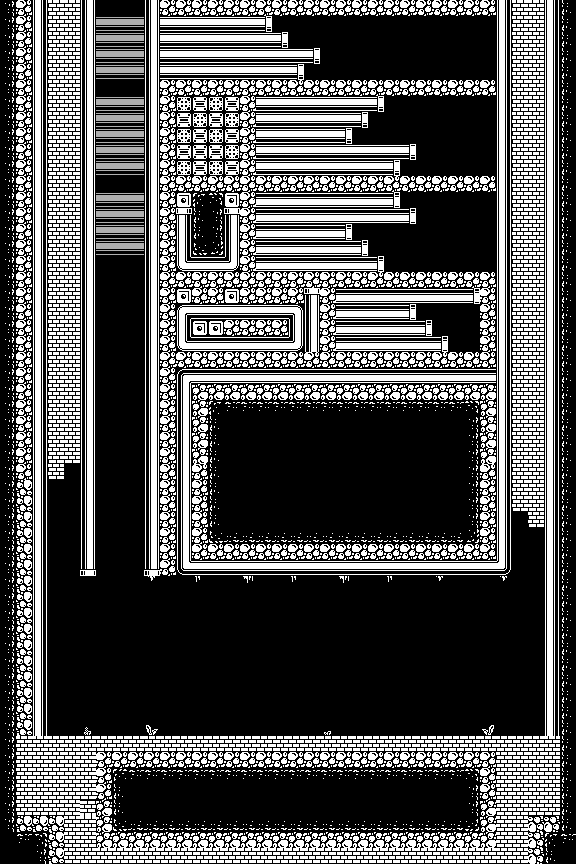

A level layout from a 2D game, rendered from its tile map. Below: a short description, then the map file with tile-grid data replaced by summaries:
An orthogonal 36x54 tile map with 16x16 px tiles, 2 tile layers (Background Layer, Graphic Layer) and 21 objects.

<map version="1.2" tiledversion="1.3.3" orientation="orthogonal" renderorder="right-down" width="36" height="54" tilewidth="16" tileheight="16" infinite="0" nextlayerid="15" nextobjectid="23">
 <tileset firstgid="1" source="ChaoPedra.tsx" />
 <layer id="4" name="Background Layer" width="36" height="54" opacity="0.69">
  <data>[1944 cells, 43 non-empty, 2 distinct tile ids]</data>
 </layer>
 <layer id="3" name="Graphic Layer" width="36" height="54">
  <data>[1944 cells, 1238 non-empty, 18 distinct tile ids]</data>
 </layer>
 <objectgroup id="2" name="Ground">
  <object id="1" x="46.5455" y="736" width="498.455" height="64" />
  <object id="2" x="544" y="-14" width="32" height="814" />
  <object id="3" x="16" y="-18.6667" width="32" height="818.667" />
  <object id="4" x="15.6364" y="784.091" width="560" height="16" />
  <object id="5" x="80" y="480" width="16" height="96" />
  <object id="6" x="80" y="-27.3333" width="16" height="603.333" />
  <object id="7" x="144" y="-15.3333" width="368" height="591.333" />
 </objectgroup>
 <objectgroup id="5" name="Coins" />
 <objectgroup id="6" name="Bricks" />
 <objectgroup id="7" name="Goombas" />
 <objectgroup id="8" name="Ratao" />
 <objectgroup id="9" name="Slime" />
 <objectgroup id="10" name="Repinba">
  <object id="11" x="64" y="576" width="16" height="160" />
  <object id="12" x="512" y="576" width="16" height="160" />
 </objectgroup>
 <objectgroup id="11" name="Morte">
  <object id="8" x="46.625" y="782.5" width="34.625" height="13.125" />
  <object id="9" x="511.273" y="783" width="34.0909" height="4.90909" />
 </objectgroup>
 <objectgroup id="12" name="Boss">
  <object id="10" x="432" y="720" width="16" height="16" />
 </objectgroup>
 <objectgroup id="14" name="Pedras">
  <object id="13" x="144" y="592" width="16" height="16" />
  <object id="14" x="432" y="592" width="16" height="16" />
  <object id="15" x="384" y="592" width="16" height="16" />
  <object id="16" x="336" y="592" width="16" height="16" />
  <object id="17" x="192" y="592" width="16" height="16" />
  <object id="18" x="288" y="592" width="16" height="16" />
  <object id="19" x="240" y="592" width="16" height="16" />
  <object id="21" x="96" y="592" width="16" height="16" />
  <object id="22" x="480" y="592" width="16" height="16" />
 </objectgroup>
</map>